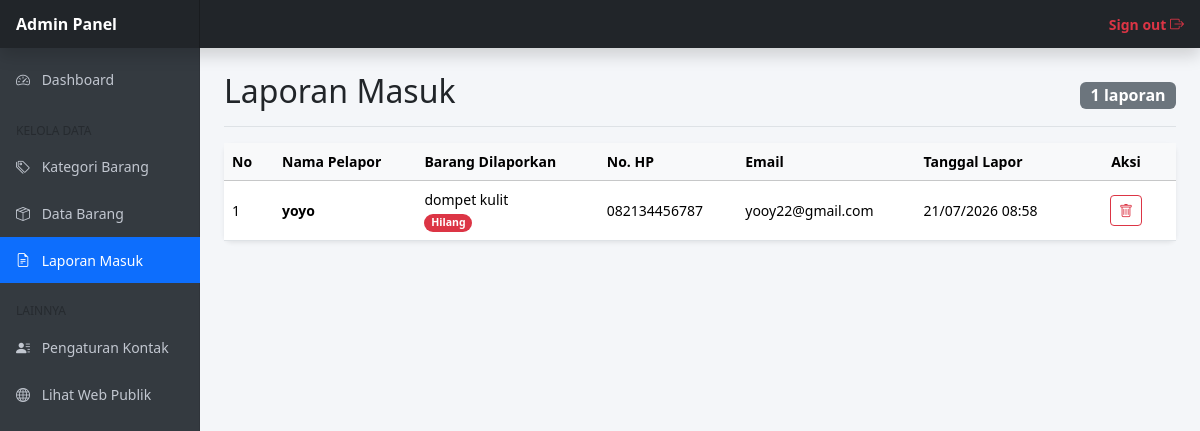
Page /admin/laporan (signed in) on the earlier database version.
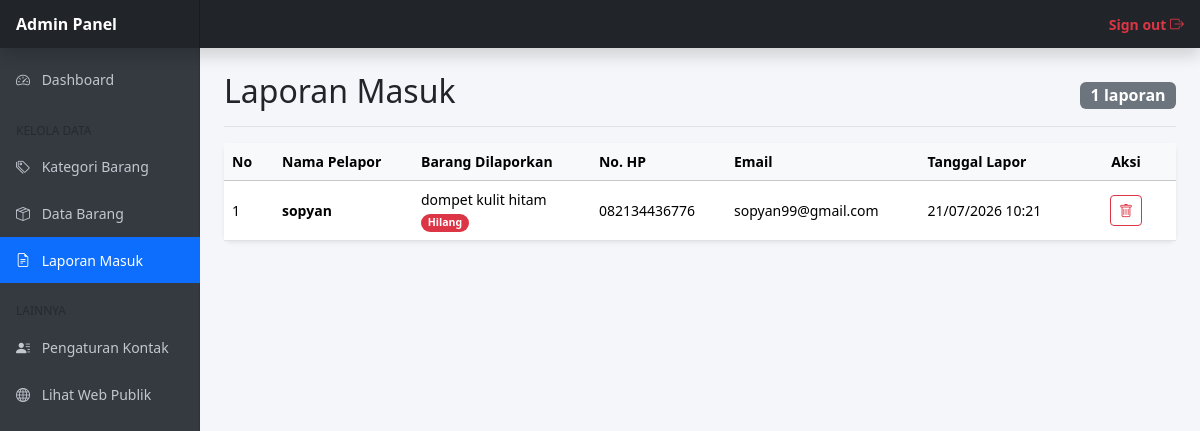
Same page on the later database version.
### models/models.py (models this page shows)
class Laporan(db.Model):
    __tablename__ = 'laporan'
    id = db.Column(db.Integer, primary_key=True)
    barang_id = db.Column(db.Integer, db.ForeignKey('barang.id'), nullable=False)
    nama_pelapor = db.Column(db.String(150), nullable=False)
    email = db.Column(db.String(150))
    no_hp = db.Column(db.String(20), nullable=False)
    tanggal_lapor = db.Column(db.DateTime, default=datetime.utcnow)
    keterangan = db.Column(db.Text)

class Barang(db.Model):
    __tablename__ = 'barang'
    id = db.Column(db.Integer, primary_key=True)
    nama_barang = db.Column(db.String(200), nullable=False)
    kategori_id = db.Column(db.Integer, db.ForeignKey('kategori.id'), nullable=True)
    warna = db.Column(db.String(50))
    lokasi = db.Column(db.String(200), nullable=False)
    tanggal = db.Column(db.Date, nullable=False)
    deskripsi = db.Column(db.Text)
    status = db.Column(db.String(20), nullable=False) # 'Hilang' atau 'Ditemukan'
    foto = db.Column(db.String(255))
    laporan = db.relationship('Laporan', backref='barang', lazy=True, cascade="all, delete-orphan")

### routes/admin.py (the view)
@admin_bp.route('/laporan')
@login_required
def laporan():
    laporans = Laporan.query.order_by(Laporan.id.desc()).all()
    return render_template('admin/laporan.html', laporans=laporans)

### routes/admin.py (called while the page is built)
def login_required(f):
    from functools import wraps
    @wraps(f)
    def decorated_function(*args, **kwargs):
        if 'admin_id' not in session:
            flash('Silakan login terlebih dahulu.', 'warning')
            return redirect(url_for('admin.login'))
        return f(*args, **kwargs)
    return decorated_function

### templates/admin/laporan.html (shortened to what this page needs)
{% extends 'admin/admin_base.html' %}
{% block content %}
<div class="d-flex justify-content-between flex-wrap flex-md-nowrap align-items-center pb-2 mb-3 border-bottom">
    <h1 class="h2">Laporan Masuk</h1>
    <span class="badge bg-secondary fs-6">{{ laporans|length }} laporan</span>
</div>
<div class="card border-0 shadow-sm rounded-3">
    <div class="card-body p-0">
        <div class="table-responsive">
            <table class="table table-hover align-middle mb-0">
                <thead class="table-light">
                    <tr>
                        <th style="width: 50px;">No</th>
                        <th>Nama Pelapor</th>
                        <th>Barang Dilaporkan</th>
                        <th>No. HP</th>
                        <th>Email</th>
                        <th>Tanggal Lapor</th>
                        <th style="width: 100px;" class="text-center">Aksi</th>
                    </tr>
                </thead>
                <tbody>
                    {% if laporans %}
                        {% for lap in laporans %}
                        <tr>
                            <td>{{ loop.index }}</td>
                            <td class="fw-bold">{{ lap.nama_pelapor }}</td>
                            <td>
                                {% if lap.barang %}
                                    {{ lap.barang.nama_barang }}
                                    <br>
                                    {% if lap.barang.status == 'Hilang' %}
                                        <span class="badge bg-danger rounded-pill">Hilang</span>
                                    {% else %}
                                        <span class="badge bg-success rounded-pill">Ditemukan</span>
                                    {% endif %}
                                {% else %}
                                    <span class="text-muted">-</span>
                                {% endif %}
                            </td>
                            <td>{{ lap.no_hp }}</td>
                            <td>{{ lap.email or '-' }}</td>
                            <td>{{ lap.tanggal_lapor.strftime('%d/%m/%Y %H:%M') }}</td>
                            <td class="text-center">
                                <a href="{{ url_for('admin.laporan_hapus', id=lap.id) }}" class="btn btn-sm btn-outline-danger" onclick="return confirm('Yakin ingin menghapus laporan ini?')">
                                    <i class="bi bi-trash"></i>
                                </a>
                            </td>
                        </tr>
                        {% endfor %}
                    {% else %}
                        <tr>
                            <td colspan="7" class="text-center text-muted py-4">Belum ada laporan masuk.</td>
                        </tr>
                    {% endif %}
                </tbody>
            </table>
        </div>
    </div>
</div>
{% endblock %}

Differences in the rows shown:
removed Laporan: nama_pelapor "yoyo", barang.nama_barang "dompet kulit", no_hp "082134456787", email "yooy22@gmail.com", tanggal_lapor "21/07/2026 08:58"
added Laporan: nama_pelapor "sopyan", barang.nama_barang "dompet kulit hitam", no_hp "082134436776", email "sopyan99@gmail.com", tanggal_lapor "21/07/2026 10:21"
